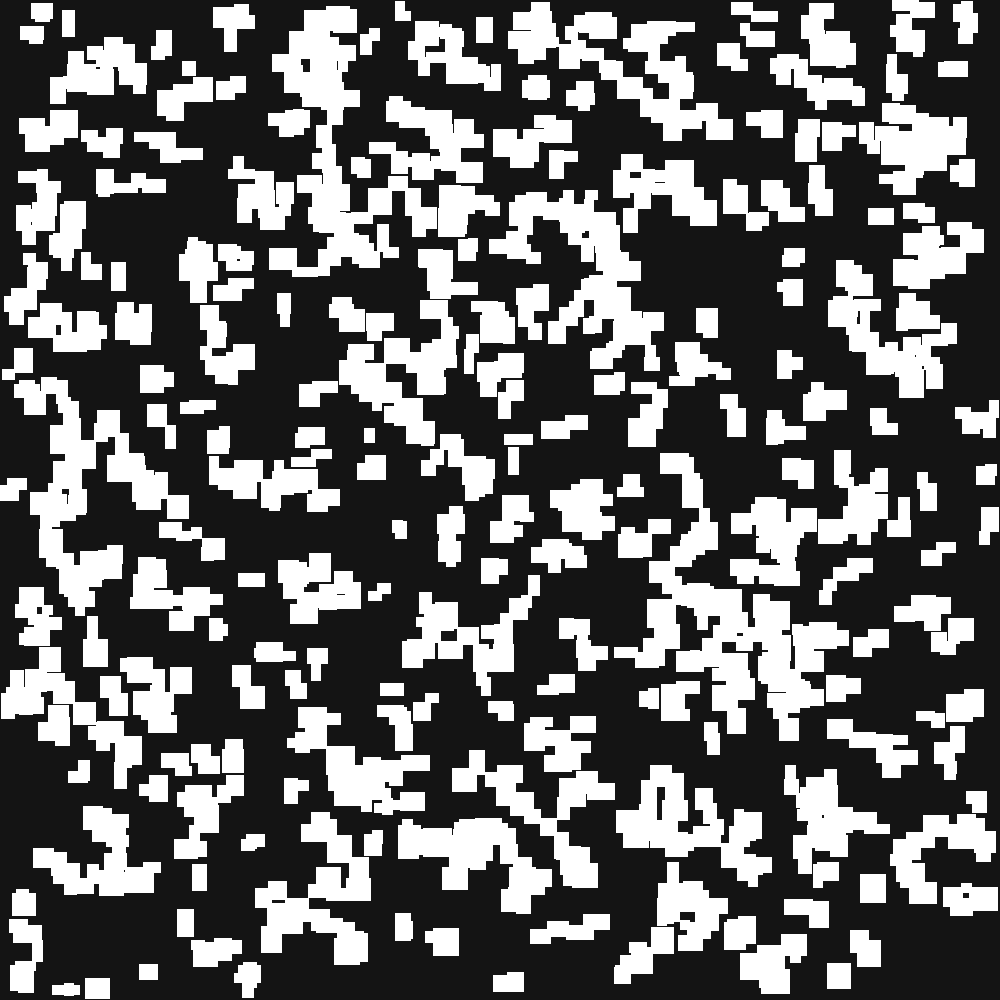

This chart was generated by the following Python code:
from wand.image import Image
import sys

m = 1000
n = 1000
matrix = [[1] * n for i in range(m)]
with open('input') as file_input:
    for line in file_input:
        if not len(line.strip()) == 0:
            point1 = int(line[line.find('@') + 2:line.find(',')])
            point2 = int(line[line.find(',') + 1:line.find(':')])

            hor = int(line[line.find(':') + 2:line.find('x')])
            vert = int(line.strip()[line.find('x') + 1::])

            num = int(line[line.find('#') + 1:line.find('@') - 1])

            for i in range(vert):
                for j in range(hor):
                    if matrix[point2 + i][point1 + j] < 255:
                        matrix[point2 + i][point1 + j] += 40


with open('visualization.ppm', 'w') as vis:
    builder = 'P3\n' + str(m) + ' ' + str(n) + '\n255\n'
    for i in range(m):
        for j in range(n):
            if len(sys.argv) == 4:
                r = int(sys.argv[1]) * matrix[i][j]
                g = int(sys.argv[2]) * matrix[i][j]
                b = int(sys.argv[3]) * matrix[i][j]
                if r > 255:
                    r = 255
                if g > 255:
                    g = 255
                if b > 255:
                    b = 255
                builder += format(r, '03') + ' ' + format(g, '03') + ' ' + format(b, '03') + ' '
            else:
                builder += format(matrix[i][j], '03') + ' 000 000 '
        builder += '\n'
    vis.write(builder)

with Image(filename='visualization.ppm') as img:
    img.format ='png'
    img.save(filename='visualization.png')
